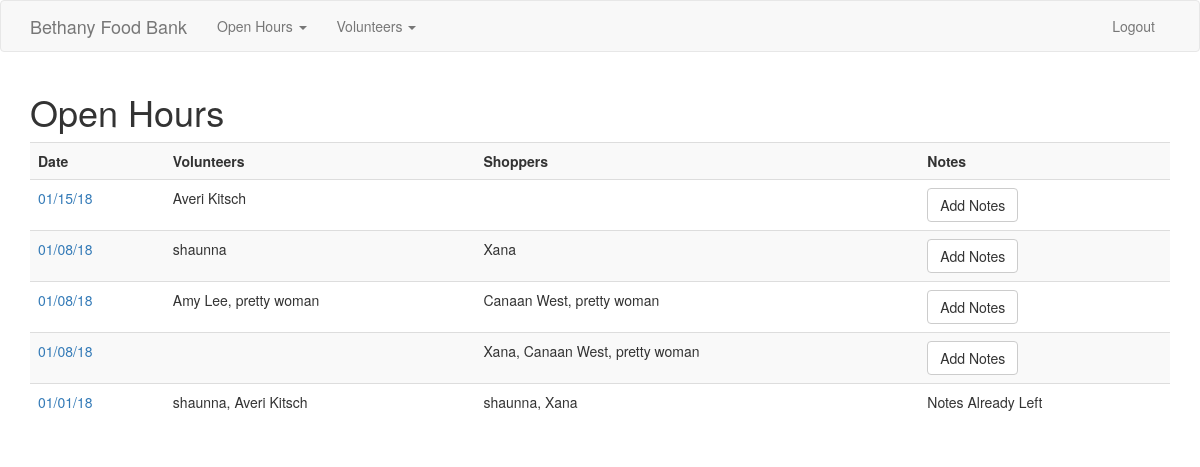
The app's page /openhours/ (signed in), older data.
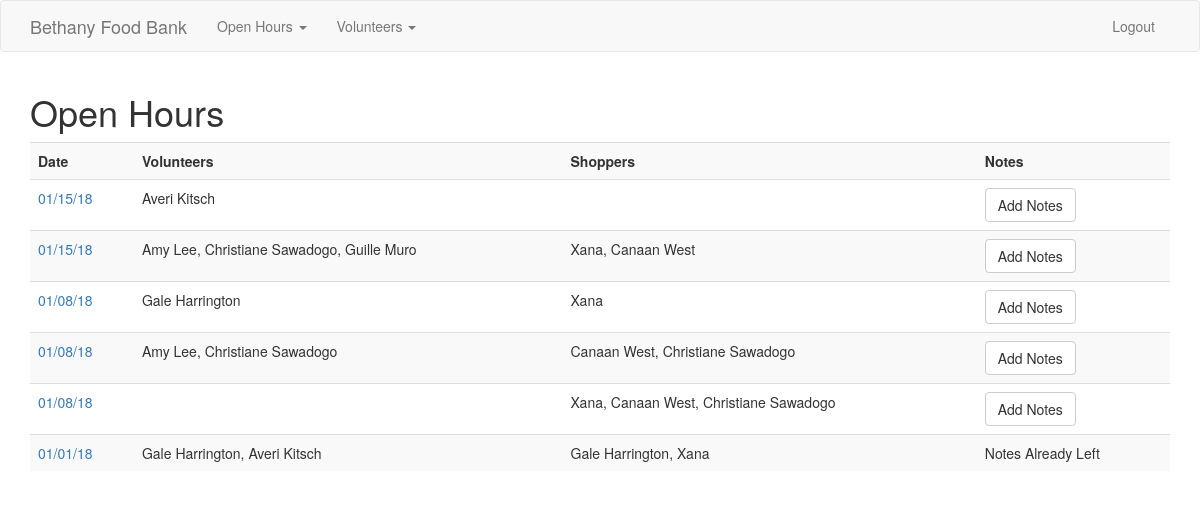
The same page, newer data.
### app/models.py (models this page shows, shortened)
class Openhour(db.Model):
    id = db.Column(db.Integer(), primary_key=True)
    date = db.Column(db.DateTime(), unique=True)
    posted = db.Column(db.Boolean)
    volunteers = db.relationship('Volunteer', secondary=openhour_volunteers, backref='openhourvols', lazy='dynamic')
    shoppers = db.relationship('Volunteer', secondary=openhour_shoppers, backref='openhourshoppers', lazy='dynamic' )
    notes = db.relationship('Note', backref='openhournotes', lazy=True)

class Volunteer(db.Model):
    id = db.Column(db.Integer(), primary_key=True)
    name = db.Column(db.String(100), unique=True)
    role = db.Column(db.String(50))
    email = db.Column(db.String(255), nullable=False)
    active = db.Column(db.Boolean)
    openhours = db.relationship('Openhour', secondary=openhour_volunteers, backref='ohvolunteers', lazy='subquery')
    openhour_shoppers = db.relationship('Openhour', secondary=openhour_shoppers, backref='ohshoppers', lazy='subquery')
    notes = db.relationship('Note', backref='openhour', lazy=True)

### app/openhours/views.py (the view)
@openhours_blueprint.route('/')
@user_logged_in
def index():
    openhours = Openhour.query.order_by(Openhour.date.desc()).all()
    if openhours:
        return render_template('openhours.html', openhours=openhours)
    else:
        msg = 'No Open Hours Found'
        return render_template('openhours.html', msg=msg)

### app/login_helpers.py (called while the page is built)
def user_logged_in(f):
    @wraps(f)
    def wrap(*args, **kwargs):
        if 'user' in session:
            return f(*args, **kwargs)
        else:
            flash('Please log in to see this page', 'danger')
            return redirect(url_for('user_login'))
    return wrap

### app/users/templates/openhours.html
{% extends 'layout.html' %}
{% block body %}
  <h1>Open Hours</h1>
  <table class="table table-striped">
    <tr>
      <th>Date</th>
      <th>Volunteers</th>
      <th>Shoppers</th>
      <th>Notes</th>
    </tr>
    {% for openhour in openhours %}
      <tr>
        <td><a href="{{openhour.id}}">{{ openhour.date.strftime('%m/%d/%y') }}</a></td>
        <td>
          {% for volunteer in openhour.volunteers %}
            <span> {{volunteer.name}}{{ "," if not loop.last }}</span>
          {% endfor %}
        </td>
        <td>
          {% for shopper in openhour.shoppers %}
            <span>{{shopper.name}}{{ "," if not loop.last }}</span>
          {% endfor %}
        </td>
        {% if openhour.notes %}
          <td>Notes Already Left</a></td>
        {% else %}
          <td><a class="btn btn-default" href="openhours/{{openhour.id}}/notes/new">Add Notes</a></td>
        {% endif %}
    </tr>
  {% endfor %}
  </table>
{% endblock %}

Row changes from the older to the newer data that the page shows:
removed Volunteer: name "shaunna", last ","
added Openhour: date "01/15/18", Volunteer (name "Amy Lee", last ","), Volunteer (name "Christiane Sawadogo", last ","), Volunteer (name "Xana", last ","), Volunteer (name "Canaan West")
changed Volunteer: name "pretty woman" → "Christiane Sawadogo"
now on this page (row edited): Volunteer: name "Guille Muro", shown under "01/15/18"
added Volunteer: name "Gale Harrington", last ","
